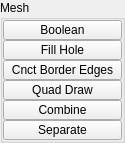
       <widget class="QGroupBox" name="mesh">
        <property name="minimumSize">
         <size>
          <width>125</width>
          <height>0</height>
         </size>
        </property>
        <property name="maximumSize">
         <size>
          <width>125</width>
          <height>999</height>
         </size>
        </property>
        <property name="title">
         <string>Mesh</string>
        </property>
        <layout class="QVBoxLayout" name="verticalLayout_3">
         <property name="spacing">
          <number>0</number>
         </property>
         <property name="leftMargin">
          <number>0</number>
         </property>
         <property name="topMargin">
          <number>0</number>
         </property>
         <property name="rightMargin">
          <number>0</number>
         </property>
         <property name="bottomMargin">
          <number>0</number>
         </property>
         <item>
          <widget class="PushButton" name="tb008">
           <property name="enabled">
            <bool>true</bool>
           </property>
           <property name="minimumSize">
            <size>
             <width>0</width>
             <height>20</height>
            </size>
           </property>
           <property name="maximumSize">
            <size>
             <width>999</width>
             <height>20</height>
            </size>
           </property>
           <property name="toolTip">
            <string>Preforms a boolean union on the selected polygon objects creating a new object</string>
           </property>
           <property name="text">
            <string>Boolean</string>
           </property>
           <property name="iconSize">
            <size>
             <width>18</width>
             <height>18</height>
            </size>
           </property>
          </widget>
         </item>
         <item>
          <widget class="QPushButton" name="b001">
           <property name="enabled">
            <bool>true</bool>
           </property>
           <property name="minimumSize">
            <size>
             <width>0</width>
             <height>20</height>
            </size>
           </property>
           <property name="maximumSize">
            <size>
             <width>999</width>
             <height>20</height>
            </size>
           </property>
           <property name="toolTip">
            <string>Cap holes modifier</string>
           </property>
           <property name="text">
            <string>Fill Hole</string>
           </property>
           <property name="iconSize">
            <size>
             <width>18</width>
             <height>18</height>
            </size>
           </property>
          </widget>
         </item>
         <item>
          <widget class="QPushButton" name="b021">
           <property name="enabled">
            <bool>true</bool>
           </property>
           <property name="minimumSize">
            <size>
             <width>0</width>
             <height>20</height>
            </size>
           </property>
           <property name="maximumSize">
            <size>
             <width>999</width>
             <height>20</height>
            </size>
           </property>
           <property name="toolTip">
            <string>Automatically build mesh between two selected edge borders.</string>
           </property>
           <property name="text">
            <string>Cnct Border Edges</string>
           </property>
           <property name="iconSize">
            <size>
             <width>18</width>
             <height>18</height>
            </size>
           </property>
          </widget>
         </item>
         <item>
          <widget class="QPushButton" name="b028">
           <property name="enabled">
            <bool>true</bool>
           </property>
           <property name="minimumSize">
            <size>
             <width>0</width>
             <height>20</height>
            </size>
           </property>
           <property name="maximumSize">
            <size>
             <width>999</width>
             <height>20</height>
            </size>
           </property>
           <property name="toolTip">
            <string>Enter quad draw tool</string>
           </property>
           <property name="text">
            <string>Quad Draw</string>
           </property>
           <property name="iconSize">
            <size>
             <width>18</width>
             <height>18</height>
            </size>
           </property>
          </widget>
         </item>
         <item>
          <widget class="PushButton" name="tb002">
           <property name="enabled">
            <bool>true</bool>
           </property>
           <property name="minimumSize">
            <size>
             <width>0</width>
             <height>20</height>
            </size>
           </property>
           <property name="maximumSize">
            <size>
             <width>999</width>
             <height>20</height>
            </size>
           </property>
           <property name="toolTip">
            <string>Combine the selected polygon objects into one single object to allow operations such as merges or face trims</string>
           </property>
           <property name="text">
            <string>Combine</string>
           </property>
           <property name="iconSize">
            <size>
             <width>18</width>
             <height>18</height>
            </size>
           </property>
          </widget>
         </item>
         <item>
          <widget class="QPushButton" name="b002">
           <property name="enabled">
            <bool>true</bool>
           </property>
           <property name="minimumSize">
            <size>
             <width>0</width>
             <height>20</height>
            </size>
           </property>
           <property name="maximumSize">
            <size>
             <width>999</width>
             <height>20</height>
            </size>
           </property>
           <property name="toolTip">
            <string>Separates the selected polygonobject shells or the shells of any selected faces from the object into one object into distinct objects</string>
           </property>
           <property name="text">
            <string>Separate</string>
           </property>
           <property name="iconSize">
            <size>
             <width>18</width>
             <height>18</height>
            </size>
           </property>
          </widget>
         </item>
        </layout>
       </widget>
